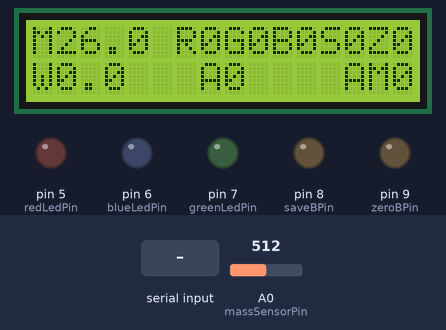
Recording of a sketch running on a simulated Arduino Uno, built with avr-gcc and run on an emulated ATmega328P. Shown: 16×2 character LCD, output pins drawn as LEDs (lit = HIGH). The inputs (shaded band) are chosen by the test bench; at power-on: A0 (massSensorPin) = 512. What the sketch prints to the serial monitor is not drawn.

Above: at 4.2 s.
4.3 s: "1,90\n" received over Serial
7.4 s: A0 (massSensorPin) set to 22
At 9.1 s:
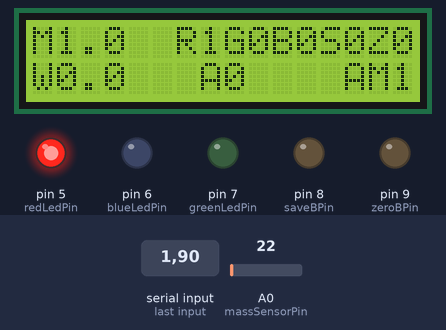
9.4 s: A0 (massSensorPin) set to 17
At 10.6 s:
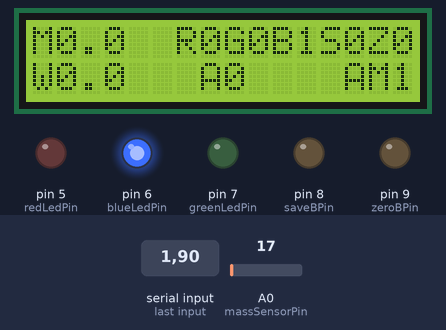
11.0 s: "1\n" received over Serial
At 12.9 s:
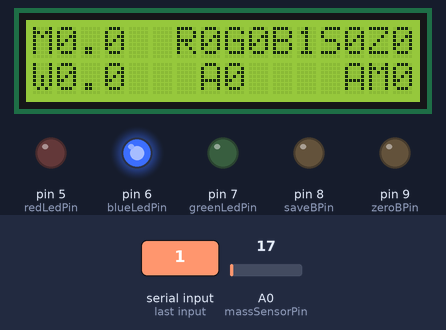
13.7 s: A0 (massSensorPin) set to 60
At 14.3 s:
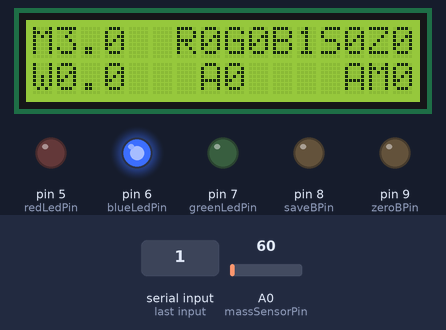
Timing chart, 0 to 16.3 s (numbered marks = the images above; inputs shaded):
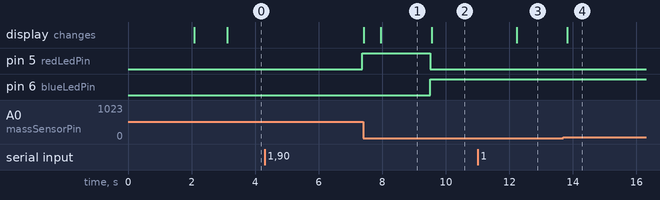

Measured:
- the behaviour switches between 20 and 19 on A0 (massSensorPin) (found by bisection; images 1 and 2)
- after the input at 4.3 s, pin 5 (redLedPin): LOW → HIGH after 3.1 s
- after the input at 7.4 s, the display: first differs from a run without the input after 0.55 s (image 1)
- after the input at 9.4 s, pin 5 (redLedPin): HIGH → LOW after 0.12 s; pin 6 (blueLedPin): LOW → HIGH after 0.12 s; the display: changes after 0.15 s (image 2)
- after the input at 11.0 s, the display: changes after 1.2 s (image 3)
- after the input at 13.7 s, the display: changes after 0.13 s (image 4)

The sketch:

WR2.ino.ino
```cpp
#include <Wire.h>
#include <LiquidCrystal_I2C.h>
#include "Parser.h"
#include "AsyncStream.h"
AsyncStream<50> serial(&Serial, ';');

// Define Arduino pins
const int massSensorPin = A0;
const int saveBPin = 8;
const int zeroBPin = 9;
const int blueLedPin = 6;
const int greenLedPin = 7;
const int redLedPin = 5;

// Initialize variables
float mass;
bool saveB;
bool zeroB;
float mass_set;
int accuracy;
bool accuracy_minus;
int zero;

// Define LCD properties
LiquidCrystal_I2C lcd(0x27, 16, 2);

bool setZeroBOnceFlag = false;  // Flag to indicate whether to set zeroBPin to HIGH only once

void setup() {
  pinMode(saveBPin, OUTPUT);
  pinMode(zeroBPin, OUTPUT);
  pinMode(blueLedPin, OUTPUT);
  pinMode(greenLedPin, OUTPUT);
  pinMode(redLedPin, OUTPUT);

  Serial.begin(115200);
  Wire.begin();

  lcd.begin(16, 2);
  lcd.backlight();
  lcd.print("Initializing...");
  delay(2000);
  lcd.clear();
  lcd.print("Ready!");
  delay(1000);
  lcd.clear();
}

void loop() {
  parsing();

  // Calculate mass and accuracy limits
  if ((digitalRead(zeroBPin) == HIGH) || setZeroBOnceFlag) {
    zero = map(analogRead(massSensorPin), 0, 1023, 0.0, 52.0);
    setZeroBOnceFlag = false;  // Reset the flag to avoid entering this block again
  }

  mass = map(analogRead(massSensorPin), 0, 1023, 0.0, 52.0) - zero;
  float accuracy_high = mass_set + accuracy / 1000.0;

  if (accuracy_minus) {
    float accuracy_low = mass_set - accuracy / 1000.0;
    digitalWrite(greenLedPin, mass < accuracy_low);
    digitalWrite(blueLedPin, mass >= accuracy_low && mass <= accuracy_high);
    digitalWrite(redLedPin, mass > accuracy_high);
  }

  // Prepare the data to send to PC
  String send_data = "{";
  send_data +=String(mass, 1) + ", ";
  send_data +=String(digitalRead(saveBPin)) + ", ";
  send_data +=String(digitalRead(zeroBPin)) + ", ";
  send_data +=String(digitalRead(blueLedPin)) + ", ";
  send_data +=String(digitalRead(greenLedPin)) + ", ";
  send_data +=String(digitalRead(redLedPin)) + "}";

  // Send the data to PC
  Serial.println(send_data);

  // Update LCD display
  lcd.clear();
  lcd.setCursor(0, 0);
  lcd.print("M" + String(mass, 1));
  lcd.setCursor(6, 0);
  lcd.print("R" + String(digitalRead(redLedPin)));
  lcd.setCursor(8, 0);
  lcd.print("G" + String(digitalRead(greenLedPin)));
  lcd.setCursor(10, 0);
  lcd.print("B" + String(digitalRead(blueLedPin)));
  lcd.setCursor(12, 0);
  lcd.print("S" + String(digitalRead(saveBPin)));
  lcd.setCursor(14, 0);
  lcd.print("Z" + String(digitalRead(zeroBPin)));
  lcd.setCursor(0, 1);
  lcd.print("W" + String(mass_set, 1));
  lcd.setCursor(7, 1);
  lcd.print("A" + String(accuracy));
  lcd.setCursor(13, 1);
  lcd.print("AM" + String(accuracy_minus));
  delay(500);
}

void parsing() {
  if (serial.available()) {
    Parser data(serial.buf, ',');
    int ints[10];
    data.parseInts(ints);

    switch (ints[0]) {
      case 0:
        zeroB = ints[1];
        if (zeroB == 1) {
          setZeroBOnceFlag = true;  // Set the flag to true when receiving case 0 with zeroB = 1
        }
        break;
      case 1:
        accuracy_minus = bool(ints[1]);
        break;
      case 2:
        mass_set = ints[1];
        break;
      case 3:
        accuracy = ints[1];
        break;
      // Add more cases if needed
    }
  }
}
```

AsyncStream.h
```cpp
#ifndef AsyncStream_h
#define AsyncStream_h

template < uint16_t SIZE >
class AsyncStream {
  public:
    AsyncStream(Stream* port, char ter = ';', uint16_t tout = 50) {
      _port = port;
      _tout = tout;
      _ter = ter;
    }
    bool available() {
      if (_port -> available()) {
        if (!_parseF) {
          _parseF = true;
          _count = 0;
          _tmr = millis();
        }
        char ch = _port -> read();
        if (ch == _ter) {
          buf[_count] = '\0';
          _parseF = false;
          return true;
        } else if (_count < SIZE - 1) buf[_count++] = ch;
        _tmr = millis();
      }
      if (_parseF && millis() - _tmr >= _tout) {
        _parseF = false;
        return true;
      }
      return false;
    }

    char buf[SIZE];

  private:
    Stream* _port;
    char _ter;
    uint16_t _tout, _count = 0;
    uint32_t _tmr = 0;
    bool _parseF = false;
};

#endif
```

Parser.h
```cpp
#ifndef Parser_h
#define Parser_h
// простой и быстрый парсер строк в отдельные строки и числа

class Parser {
  public:
    Parser (char* data, char newDiv = ',') {
      buf = data;
      div = newDiv;
    }
    ~Parser() {
      clear();
    }
    void clear() {
      if (str) free(str);
    }
    int amount() {
      int i = 0, count = 0;
      while (buf[i++]) if (buf[i] == div) count++;  // подсчёт разделителей
      return ++count;
    }
    int split() {
      int am = amount();            // количество данных
      clear();                      // освобождаем буфер
      str = (char**)malloc(am * sizeof(char*)); // создаём буфер
      str[0] = buf;                 // строка 0
      int i = 0, j = 0;             // счётчики
      while (buf[i]) {              // пока не NULL
        if (buf[i] == div) {        // если разделитель
          buf[i] = '\0';            // меняем на NULL
          str[++j] = buf + i + 1;   // запоминаем начало строки
        }
        i++;
      }
      return am;
    }
    int16_t getInt(int num) {
      return atol(str[num]);
    }
    float getFloat(int num) {
      return atof(str[num]);
    }
    bool equals(int num, const char* comp) {
      return !strcmp(str[num], comp);
    }
    int parseInts(int* data) {
      int count = 0;
      char* offset = buf;
      while (true) {
        data[count++] = atoi(offset);
        offset = strchr(offset, div);
        if (offset) offset++;
        else break;
      }
      return count;
    }
    int parseBytes(byte* data) {
      int count = 0;
      char* offset = buf;
      while (true) {
        data[count++] = atoi(offset);
        offset = strchr(offset, div);
        if (offset) offset++;
        else break;
      }
      return count;
    }

    char* buf = NULL;
    char** str = NULL;

    char* operator [] (uint16_t idx) {
      return str[idx];
    }
    char div;
  private:
};

#endif
```
